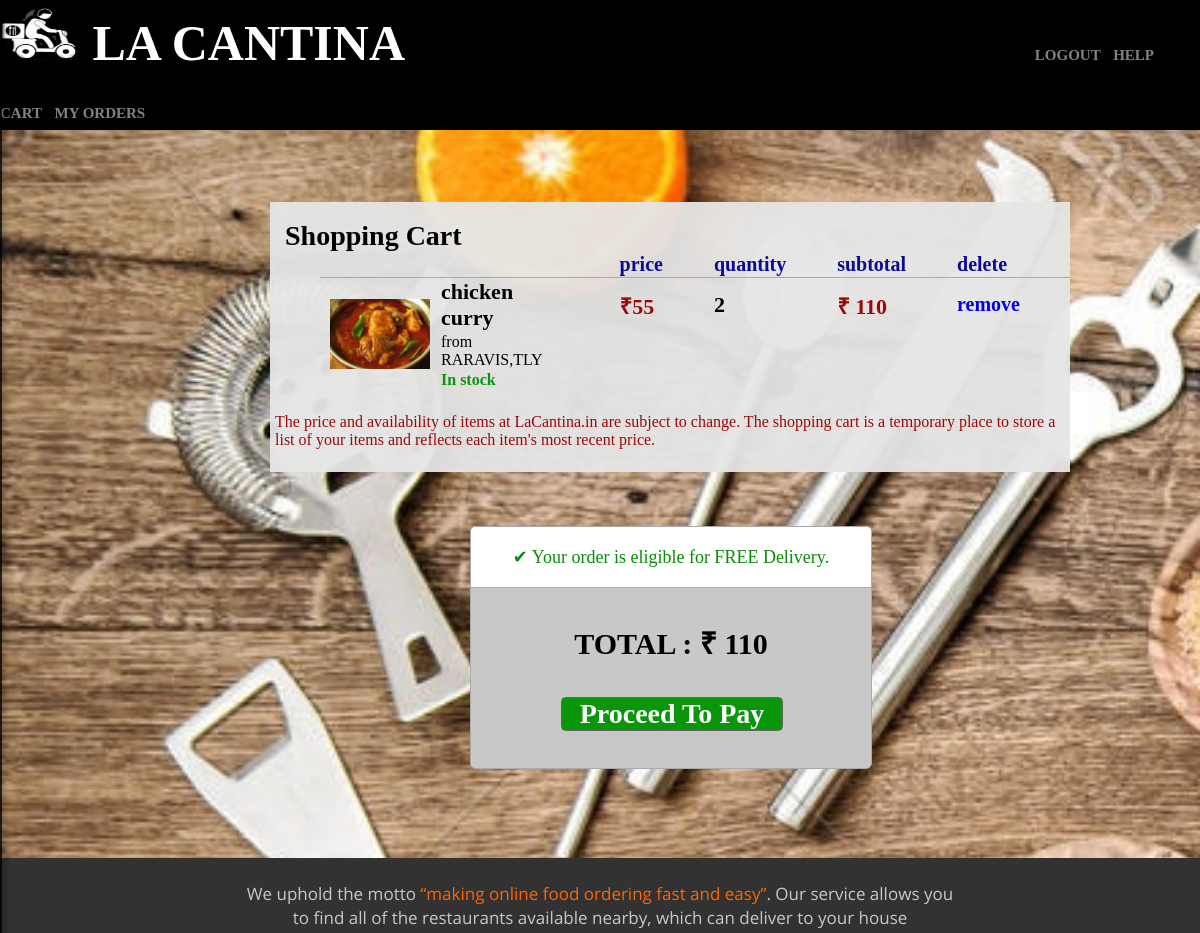
Page /cartshow (signed in, upper part) on the earlier database version.
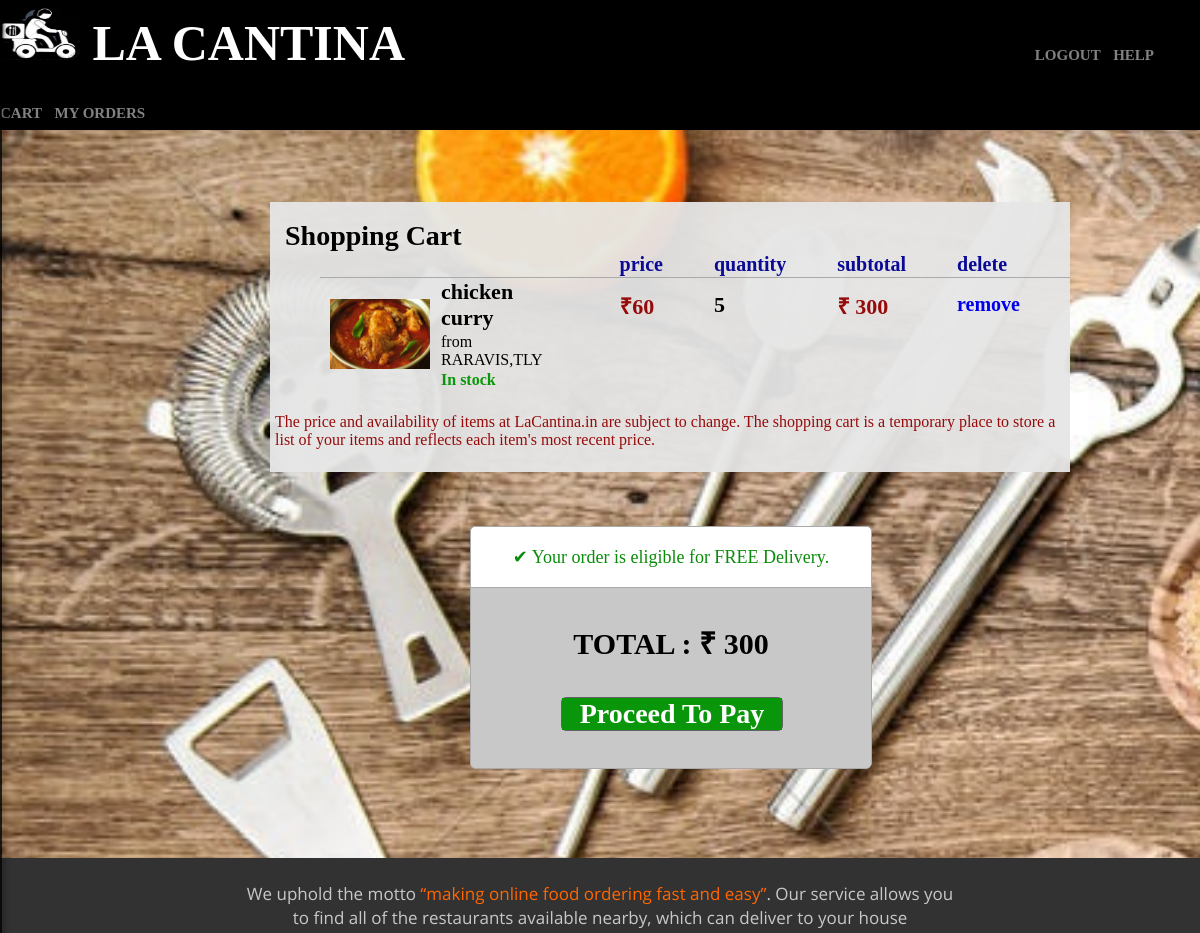
Same page on the later database version.
### tables this page shows
CREATE TABLE zeeshan(item text NOT NULL ,price INTEGER , qty TEXT ,total INTEGER , place TEXT ,rest TEXT,dish_image TEXT);

### proj.py (the view)
@app.route('/cartshow')
def cartshow():
	conn=sqlite3.connect('members.db')
	cur=conn.cursor()
	cur.execute("SELECT * FROM managers")
	var2=cur.fetchall()
	cur.execute("SELECT COUNT(*) FROM {}".format(session['username']))
	var1=cur.fetchone()
	if(var1[0]>0):
		cur.execute("SELECT * FROM {}".format(session['username']))
		var=cur.fetchall()
		cur.execute("SELECT * FROM managers")
		managers=cur.fetchall()
		for x in var:
			temp=0
			for man in managers:
				if(x[4]==man[3] and x[5]==man[0]):
					temp=1
			if(temp==0):
				cur.execute("DELETE FROM {} WHERE place =? and rest=?".format(session['username']),(x[4],x[5],))
		conn.commit()
		conn.close()
		conn=sqlite3.connect('members.db')
		cur=conn.cursor()
		cur.execute("SELECT * FROM {}".format(session['username']))
		var=cur.fetchall()
		for x in var:
			if(x[4]=='TLY'):
				conn_temp=sqlite3.connect('TLY.db')
			elif(x[4]=='KANNUR'):
				conn_temp=sqlite3.connect('KANNUR.db')
			else:
				conn_temp=sqlite3.connect('CALICUT.db')
			cur_temp=conn_temp.cursor()
			cur_temp.execute("SELECT * FROM {} WHERE item=?".format(x[5]),(x[0],))
			var_temp=cur_temp.fetchone()
			if not var_temp:
				cur.execute("DELETE FROM {} WHERE item=? AND place=? AND rest=?".format(session['username']),(x[0],x[4],x[5],))
			conn_temp.close()
		cur.execute("SELECT * FROM {}".format(session['username']))
		var=cur.fetchall()
		conn.commit()
		conn.close()
		if var:
			return render_template('cartshow.html',var=var,var2=var2)
		else:
			return render_template("nocart.html")
	else:
		conn.close()
		return render_template("nocart.html")

### templates/cartshow.html (shortened to what this page needs)
<html>
<head>
<link type="text/css" href="{{url_for('static',filename='webpages.css')}}" rel="stylesheet"/>
<link rel="stylesheet" href="{{url_for('static',filename='alert/alertify.default.css')}}">
<link rel="stylesheet" href="{{url_for('static',filename='alert/alertify.core.css')}}">
</head>
<body>
<h1>
<img src="{{url_for('static',filename='food.jpg')}}"  width="80" height="60">
<span class="h1span">
LA CANTINA
</span>
<span>
<a href="/customer_logout" class="login">LOGOUT</></a>
<a href="/help" class="help">HELP</a>
<a href="/cartshow" class="help">CART</a>
<a href="/orders" class="help">MY ORDERS</a>
</span>
</h1>
<div class="content2">
<br>
<br>
<br>
<br>
<div class="content3">
	<br>
	<div class="shopping">
	Shopping Cart
	</div>
	<table class="table">
	<tr class="heading">
		<td></td>
		<td></td>
		<td>price</td>
		<td>quantity</td>
		<td>subtotal</td>
		<td>delete</td>
	</tr>
	<tr>
	{% for x in var %}
	<tr class="mainrow">
	<td rowspan='3' class="photo" ><img src="{{url_for('static',filename='dish/'+x[6])}}" height="70" width="100"></td>
		<td class="name">{{x[0]}}</td>
		<td class="price"><span style="font-family:'Cormorant Garamond Medium'">&#8377</span>{{x[1]}}</td>
		<td class="quantity">{{x[2]}}</td>
		<td class="price"><span style="font-family:'Cormorant Garamond Medium'">&#8377</span> {{x[3]}}</td>
		<td class=""><a class="removea" href="/cartremove/{{x[0]}}/{{x[4]}}/{{x[5]}}/{{x[2]}}">remove</a></td>
	</tr>
	<tr>
		<td class="place">from {{x[5]}},{{x[4]}}</td>
	</tr>
	<tr>
		<td class="stock">In stock</td>
	</tr>
	</tr>
{% endfor %}
</table>
<br>
<div class="avail">
The price and availability of items at LaCantina.in are subject to change. The shopping cart is a temporary place to store a list of your items and reflects each item's most recent price.
</div>
<br>
</div>
<br>
<br><br>
<div class="content4">
	<div class="free">
	&#10004; Your order is eligible for FREE Delivery.
	</div>
	<div class="tot">
	<br>
	TOTAL : <span style="font-family:'Cormorant Garamond Medium'">&#8377</span> {{ var| sum(attribute="3") }}
	<br>
	<br>
		<div class="proceed">
		<a class="proceeda" href="/cartpay">Proceed To Pay</a>
		</div>
	</div>
</div>
<br>
<br>
<br>
<br>
<br>
</div>
	<nav>
		<br>
	</nav>
<div class="last" >
<br>
<div class="motto">
We uphold the motto <span class="bullet">“making online food ordering fast and easy”</span>. Our service allows you<br> to find all of the restaurants available nearby, which can deliver to your house
</div>
<br><br>
<br><hr width="90%"><br>
<br><hr width="90%"><br>
<b><span class="head_left">Freedom of Choice </span></b><br><br>
<br><br>
</div>
</body>
</html>

### static/webpages.css (style rules this page uses)
.last { background-color:rgb(50,50,50); color:white; font-family: "Open Sans"; font-size:20px; line-height:1.2em; }
.motto { font-family: "Open Sans"; font-size:17px; color:rgb(200,200,200); text-align:center; }
.bullet { color: rgb(255,102,0); }
body { margin:0; }
h1 { font-family:"Cinzel Decorative Bold"; background-color:black; color:white; font-size:50px; margin:0; }
.h1span { position: relative; bottom: 0px; }
.login { margin-left:620px; font-family:'Times New Roman'; font-size:15px; color:rgb(130,130,130); text-decoration: none; }
.help { font-family:'Times New Roman'; font-size:15px; color:rgb(130,130,130); text-decoration: none; }
nav { position: fixed; left: -15em; top: 0; bottom: 0; background:rgba(0,0,0,0.8); border-right: 50px solid rgba(0,0,0,0); box-shadow: 4px 0 5px rgba(0,0,0,0.2); z-index: 1; }
nav:after { position: absolute; content: ' '; width: 0; height: 0; right: -70px; top: 50%; border-width: 15px 10px; border-style: solid; border-color: transparent transparent transparent rgb(120,120,120); }
article, article:after, nav, nav * { transition: all 600ms ease; }

Differences in the rows shown:
changed zeeshan "chicken curry": price "55" → "60"; qty "2" → "5"; total "110" → "300"
Other differences:
{{ var| sum(attribute="3") }}: "110" → "300"
